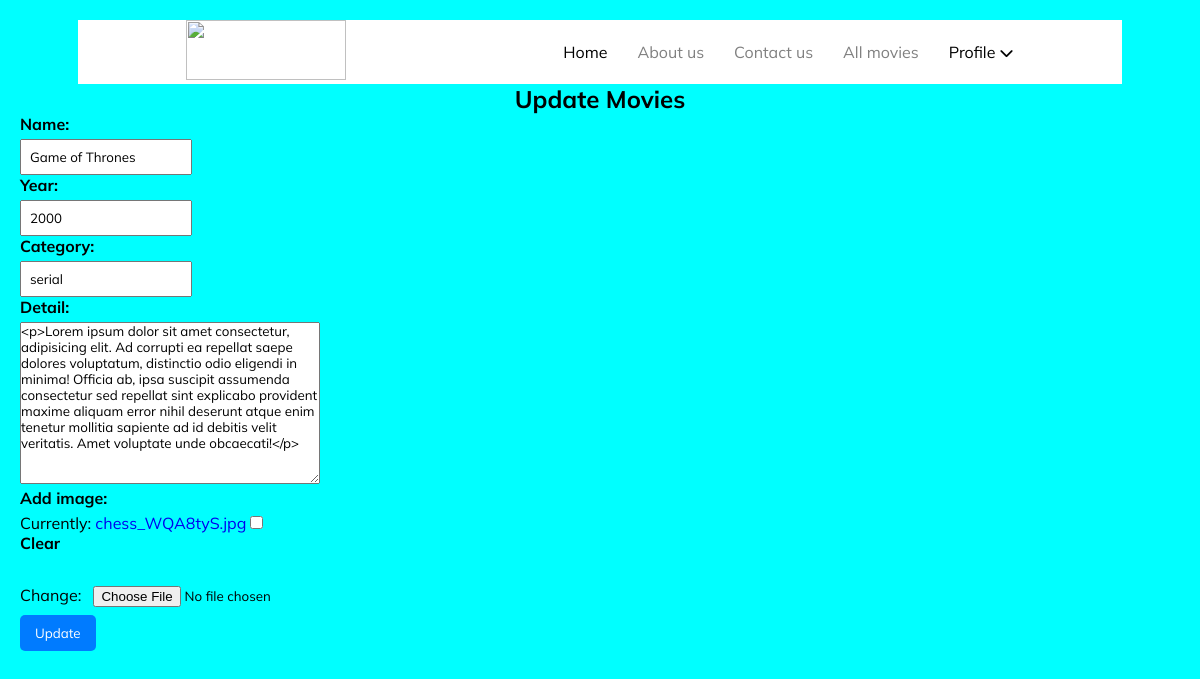
The page /update/13 (signed in) on the database its author committed.
### movies/models.py (models this page shows, shortened)
class Movies(models.Model):
    year = models.CharField(max_length=4)
    name = models.CharField(max_length=200)
    category = models.CharField(max_length=100)
    recommender = models.ForeignKey("auth.User", on_delete=models.CASCADE)
    detail = RichTextField()
    image = models.FileField(blank=True, null=True, verbose_name="add image")

### movies/views.py (the view)
# urls.py: path("update/<int:id>", update_movies_page, name="update"),
@login_required(login_url="account:login")
def update_movies_page(request, id):
    moviess = get_object_or_404(Movies, id = id)
    form = AddMovieForm(request.POST or None, request.FILES or None, instance=moviess)
    if form.is_valid():
        moviess.save()
        messages.success(request, "Movie content is updated!!")
        return redirect("movies")
    context = {"form": form}
    return render(request, "update_movies.html", context)

### movies/forms.py
class AddMovieForm(forms.ModelForm):
    class Meta:
        model = Movies
        fields = ["name", "year", "category", "detail", "image"]

### templates/update_movies.html (shortened to what this page needs)
{% extends 'base.html' %}
{% block body %}
    <h2>Update Movies</h2>
    <form method="post" enctype="multipart/form-data">
      {{form.as_p}}
      <button class="btn">Update</button>
    </form>
{% endblock body %}

### static/style.css (style rules this page uses)
* { margin: 0; padding: 0; box-sizing: border-box; text-decoration: none; list-style: none; }
body { background-color: aqua; color: black; margin: 20px; }
h2 { text-align: center; }

### static/navbar.css (style rules this page uses)
* { margin: 0; padding: 0; text-decoration: none; list-style: none; box-sizing: border-box; font-family: "Mulish", sans-serif; }

### static/login-register.css (style rules this page uses)
label { display: block; margin-bottom: 5px; font-weight: bold; }
input { padding: 8px; box-sizing: border-box; }
button { padding: 10px 15px; background-color: #007bff; color: #fff; border: none; border-radius: 5px; cursor: pointer; }

### rows shown on the page
Movies: name "Game of Thrones", year "2000", category "serial", detail "<p>Lorem ipsum dolor sit amet consectetur, adipisicing elit. Ad corrupti ea repellat saepe dolores voluptatum, distinctio odio eligendi in minima! Officia ab, ipsa suscipit assumenda consectetur sed repellat sint explicabo provident maxime aliquam error nihil deserunt atque enim tenetur mollitia sapiente ad id debitis velit veritatis. Amet voluptate unde obcaecati!</p>"
